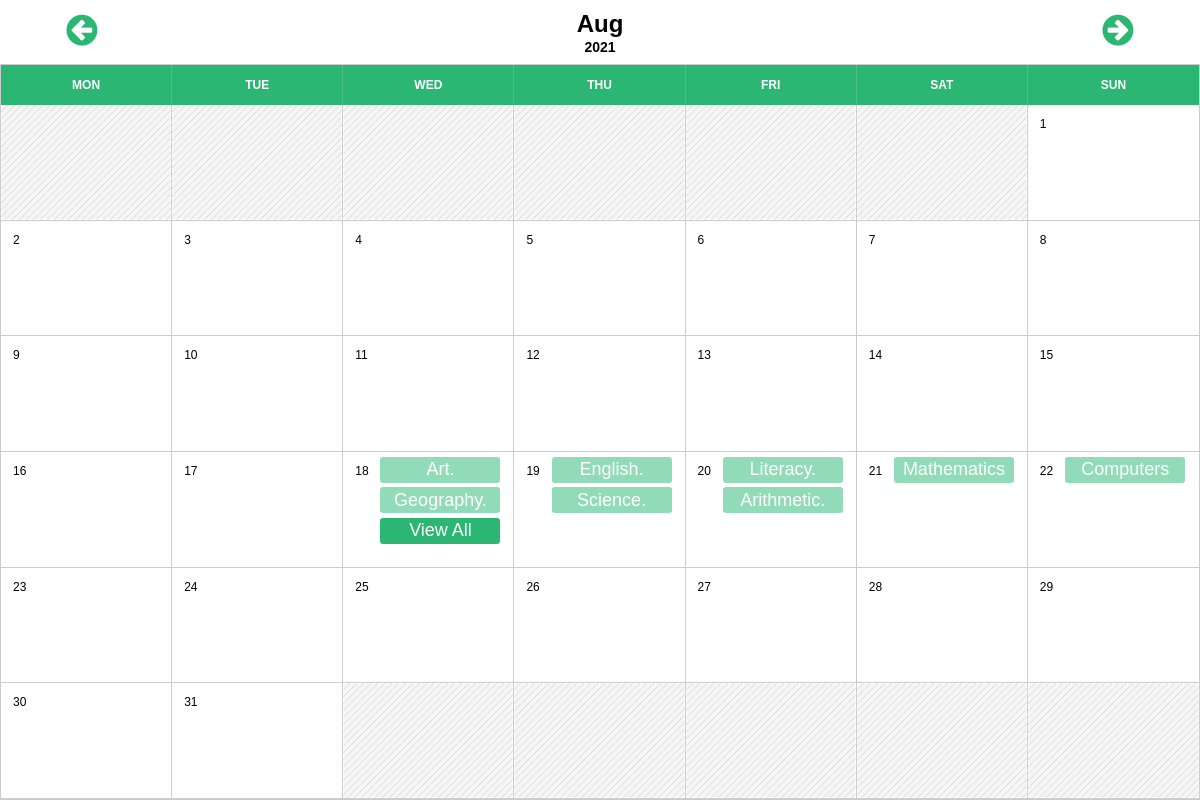
Screenshot of /viewschedule.php?month=08&year=2021 (signed in) with the database file from the repository.
### tables this page shows
CREATE TABLE `course_list` (
  `id` int(11) NOT NULL,
  `name` varchar(255) NOT NULL,
  `Semester` int(4) NOT NULL,
  `Duration` int(4) NOT NULL,
  `Marks` int(4) NOT NULL,
  `Scheduled_date` date DEFAULT NULL
);

### calendar.php (the view, shortened to what this page needs)
<?php
require ("connection.php");
$sql = "Select * from course_list  ";
$res = mysqli_query($con,$sql);
$rows = array();
if (mysqli_num_rows($res) > 0) {
    while($row = mysqli_fetch_assoc($res)) {
        array_push($rows,$row);
  }
  }
class Calendar {
    public function __construct(){
        $this->naviHref = htmlentities($_SERVER['PHP_SELF']);
    }
    private $dayLabels = array("Mon","Tue","Wed","Thu","Fri","Sat","Sun");
    private $currentYear=0;
    private $currentMonth=0;
    private $currentDay=0;
    private $daysInMonth=0;
    private $naviHref= null;
    public $examlist;
    public function show() {
        $year  = null;
        $month = null;
        if(null==$year&&isset($_GET['year'])){
            $year = $_GET['year'];
        }else if(null==$year){
            $year = date("Y",time());
        }
        if(null==$month&&isset($_GET['month'])){
            $month = $_GET['month'];
        }else if(null==$month){
            $month = date("m",time());
        }
        $this->currentYear=$year;
        $this->currentMonth=$month;
        $this->daysInMonth=$this->_daysInMonth($month,$year);
        $content=
                        $this->_createNavi().
                        '<div class="ci-cal-container" id="calendar">'.
                        '<div class="ci-calendar cal-rows-six" >'.
                        '<div class="ci-head" >'.
                                $this->_createLabels().'</div>';
                                $content.='<div class="ci-body">';
                                $weeksInMonth = $this->_weeksInMonth($month,$year);
                                for( $i=0; $i<$weeksInMonth; $i++ ){
                                    $content.='<div class="ci-row">';
                                    for($j=1;$j<=7;$j++){
                                        $content.=$this->_showDay($i*7+$j);
                                    }
                                    $content.='</div>';
                                }
                                $content.='<div class="clear"></div>';
                                $content.='</div>';
                        $content.='</div>';
                        $content.='</div>';
        $content.='</div>';
        return $content;
    }
    private function _showDay($cellNumber){
        if($this->currentDay==0){
            $firstDayOfTheWeek = date('N',strtotime($this->currentYear.'-'.$this->currentMonth.'-01'));
            if(intval($cellNumber) == intval($firstDayOfTheWeek)){
                $this->currentDay=1;
            }
        }
        if( ($this->currentDay!=0)&&($this->currentDay<=$this->daysInMonth) ){
            $this->currentDate = date('Y-m-d',strtotime($this->currentYear.'-'.$this->currentMonth.'-'.($this->currentDay)));
            $cellContent = $this->currentDay;
            $this->currentDay++;
            $dateClass = null;
            $course_list = array();
            global $rows;
            if (sizeof($rows) > 0) {
            for($k=0; $k< sizeof($rows);$k++)
            {
                if($rows[$k]['Scheduled_date']==$this->currentDate)
                {
                    array_push($course_list, $rows[$k]);
                }
            }
            if(sizeof($course_list)>2)
            {
                $this->examlist = '';
            for($k=0;$k<2;$k++)
            {
                $this->examlist .= '<div class="exam"><a class="examlink" href="viewseating.php?courseid='.$course_list[$k]['id'].'">'.$course_list[$k]['name'].'</a></div>';
            }
            $this->examlist .= '<div class="exam dk"><a class="examlink" href="viewfullschedule.php?date='.$this->currentDate.'">View All</a></div>';
            }
            else if(sizeof($course_list)<=2)
            {
                $this->examlist = '';
            for($k=0;$k<sizeof($course_list);$k++)
            {
                $this->examlist .= '<div class="exam"><a class="examlink" href="viewseating.php?courseid='.$course_list[$k]['id'].'">'.$course_list[$k]['name'].'</a></div>';
            }
            }
            }
        }else{
            $cellContent=null;
            $dateClass = 'empty';
        }
        return '<div  class="'.$dateClass.'"><span class="ci-date">'.$cellContent.'</span><div class="eventis">'.$this->examlist.'</div></div>';
    }
    private function _createNavi(){
        $nextMonth = $this->currentMonth==12?1:intval($this->currentMonth)+1;
        $nextYear = $this->currentMonth==12?intval($this->currentYear)+1:$this->currentYear;
        $preMonth = $this->currentMonth==1?12:intval($this->currentMonth)-1;
        $preYear = $this->currentMonth==1?intval($this->currentYear)-1:$this->currentYear;
        return
            '<header>'.
                '<div class="title-content">'.
                    '<a class="prev" id="last" href="'.$this->naviHref.'?month='.sprintf('%02d',$preMonth).'&year='.$preYear.'"><i class="fa fa-arrow-circle-left" aria-hidden="true"></i></a>'.
                        '<span > <h1 id="month">'.date('M',strtotime($this->currentYear.'-'.$this->currentMonth.'-1')).'</h1><h2 id="year">'.date('Y',strtotime($this->currentYear.'-'.$this->currentMonth.'-1')).'</h2></span>'.
                    '<a class="next" id="next" href="'.$this->naviHref.'?month='.sprintf("%02d", $nextMonth).'&year='.$nextYear.'"><i class="fa fa-arrow-circle-right" aria-hidden="true"></i></a>'.
                '</div>'.
            '</header>';
        }
    private function _createLabels(){
        $content='';
        foreach($this->dayLabels as $index=>$label){
            $content.='<div>'.$label.'</div>';
        }
        return $content;
    }
    private function _weeksInMonth($month=null,$year=null){
        $daysInMonths = $this->_daysInMonth($month,$year);
        $numOfweeks = ($daysInMonths%7==0?0:1) + intval($daysInMonths/7);
        $monthEndingDay= date('N',strtotime($year.'-'.$month.'-'.$daysInMonths));
        $monthStartDay = date('N',strtotime($year.'-'.$month.'-01'));
        if($monthEndingDay<$monthStartDay){
            $numOfweeks++;
        }
        return $numOfweeks;
    }
    private function _daysInMonth($month=null,$year=null){
        return date('t',strtotime($year.'-'.$month.'-01'));
    }
}

### viewschedule.php (shortened to what this page needs)
<?php
include 'calendar.php';
?>
<html>
<head>
<link href="calendar.css" type="text/css" rel="stylesheet" />
<link rel="stylesheet" href="https://stackpath.bootstrapcdn.com/font-awesome/4.7.0/css/font-awesome.min.css">
</head>
<body>
<?php
$calendar = new Calendar();
echo $calendar->show();
?>
</body>
</html>

### calendar.css (style rules this page uses)
*, *:after, *:before { -webkit-box-sizing: border-box; -moz-box-sizing: border-box; box-sizing: border-box; }
body { margin: 0; padding: 0; overflow: hidden; font-family: sans-serif; }
header { top: 0; position: absolute; width: 100%; height: 64px; }
header .title-content { position: absolute; width: 100%; height: 100px; text-align: center; }
header .title-content a { position: absolute; top: 12px; height: 40px; text-align: center; width: 140px; }
header .title-content a#last { left: 12px; }
header .title-content a#next { right: 12px; }
header .title-content span { float: left; margin: 8px 0 16px 0px; width: 100%; height: 40px; }
header .title-content span h1, header .title-content span h2 { clear: both; float: left; margin: 0; padding: 0; line-height: 1; text-align: center; width: 100%; }
header .title-content span h1 { font-size: 24px; line-height: 32px; }
header .title-content span h2 { font-size: 14px; }
.ci-cal-container { top: 64px; position: absolute; border: 1px solid #CCC; width: 100%; height: calc(100% - 64px); }
.ci-cal-container .ci-head { top: 0; background: #2bb673; position: absolute; width: 100%; height: 40px; }
.ci-cal-container .ci-head div { line-height: 40px; float: left; color: #FFFFFF; font-size: 12px; font-weight: bold; text-align: center; border-right: 1px solid rgba(255,255,255,0.15); text-transform: uppercase; height: 100%; width: 14.28%; width: -moz-calc(100%/7); width: -webkit-calc(100%/7); width: calc(100%/7); position: relative; }
.ci-cal-container .ci-head div:last-child { border-right: 0px; }
.ci-cal-container .ci-body { top: 40px; position: absolute; width: 100%; height: calc(100% - 40px); }
.ci-cal-container .ci-body .ci-row { clear: both; float: left; position: relative; border-bottom: 1px solid #CCC; width: 100%; height: 16.6% }
.ci-cal-container .ci-calendar.cal-rows-six .ci-body .ci-row { width: 100%; height: 16.666% }
.ci-cal-container .ci-body .ci-row>div { box-shadow: inset 0px 0px 0px 1px white; border-right: 1px solid #CCC; overflow: hidden; float: left; height: 100%; width: 14.28%; width: -moz-calc(100%/7); width: -webkit-calc(100%/7); width: calc(100%/7); position: relative; }
.ci-cal-container .ci-body .ci-row>div.empty { background: #f5f5f5; }
.ci-cal-container .ci-body .ci-row>div.empty:before { background:url(img/black-twill.png); position: absolute; height: 100%; width: 100%; opacity: 0.125; }
.ci-cal-container .ci-body .ci-row>div:last-child { border-right: 0; }
.ci-cal-container .ci-body .ci-row>div .ci-date { top: 12px; left: 12px; position: absolute; font-size: 12px; }
.eventis { margin-left: 20%; height: 100%; position: absolute; bottom: 0; }
.exam { margin: 0.4vh; margin-top: 0.6vh; background-color: #92dbb8; width: 10vw; border-radius: 3px; padding: 0.3vh; text-align: center; font-size: large; }
.exam.dk { background-color: #2bb673; }
a:link { text-decoration: none; }
a.examlink { color: white; }
a.next, a.prev { font-size: 3vw; color: #2bb673; }

### rows the page displays
course_list: name "Art."
course_list: name "Geography."
course_list: name "English."
course_list: name "Science."
course_list: name "Literacy."
course_list: name "Arithmetic."
course_list: name "Mathematics"
course_list: name "Computers"

### other values shown
date('M',strtotime($this->currentYear.'-'.$this->currentMonth.'-1')) "Aug"
date('Y',strtotime($this->currentYear.'-'.$this->currentMonth.'-1')) "2021"
$label "MON"
$label "TUE"
$label "WED"
$label "THU"
$label "FRI"
$label "SAT"
$label "SUN"
$cellContent "1"
$cellContent "2"
$cellContent "3"
$cellContent "4"
$cellContent "5"
$cellContent "6"
